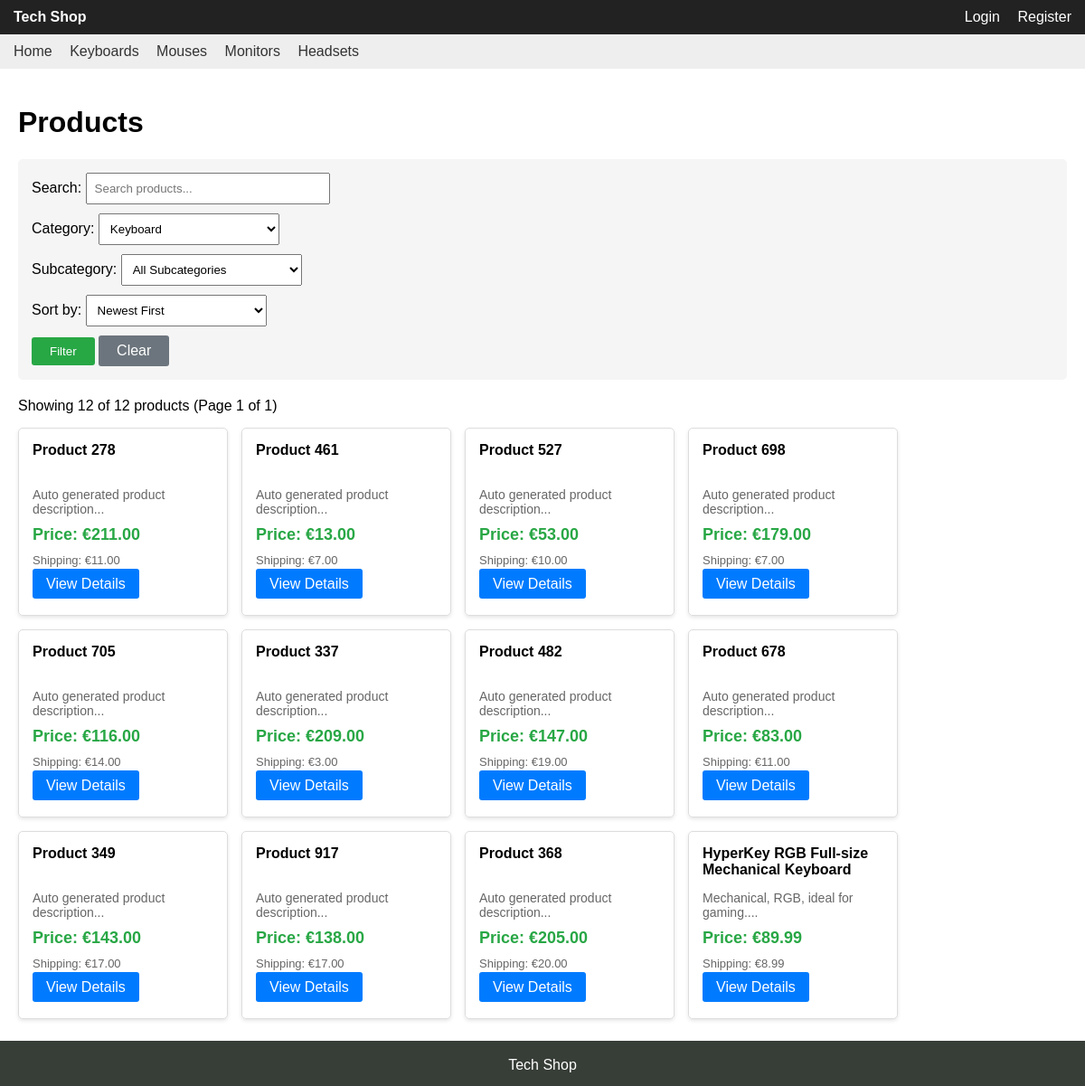
The page /?page=products&category=1 on the database its author committed.
### tables this page shows
CREATE TABLE `products` (
  `product_id` int(32) UNSIGNED NOT NULL,
  `name` varchar(128) NOT NULL,
  `category_id` int(32) UNSIGNED NOT NULL,
  `description` varchar(256) NOT NULL,
  `created_at` timestamp NOT NULL DEFAULT current_timestamp(),
  `price` decimal(10,2) NOT NULL,
  `shipping_price` decimal(10,2) NOT NULL,
  `available_stock` int(32) NOT NULL,
  `reserved_stock` int(32) NOT NULL
);

### src/products.php (the view, shortened to what this page needs)
<?php
$pdo = DB::get();
$result = $pdo->query("SELECT category_id, name FROM categories ORDER BY name");
$cats = [];
if ($result) {
    while ($row = $result->fetch_assoc()) {
        $cats[] = $row;
    }
}
$category = $_GET['category'] ?? null;
$q = trim($_GET['q'] ?? '');
$sort = $_GET['sort'] ?? 'newest';
$pageNum = max(1, (int)($_GET['p'] ?? 1));
$perPage = 12;
$offset = ($pageNum - 1) * $perPage;
$sql = "SELECT DISTINCT p.*
        FROM products p
        LEFT JOIN product_attributes pa ON pa.product_id = p.product_id
        WHERE 1=1";
$params = [];
if ($category) {
    $sql .= " AND p.category_id = ?";
    $params[] = (int)$category;
}
$countSql = "SELECT COUNT(DISTINCT p.product_id) as total
             FROM products p
             LEFT JOIN product_attributes pa ON pa.product_id = p.product_id
             WHERE 1=1";
$countParams = [];
if ($category) {
    $countSql .= " AND p.category_id = ?";
    $countParams[] = (int)$category;
}
$countStmt = $pdo->prepare($countSql);
$countStmt->execute($countParams);
$countResult = $countStmt->get_result();
$countRow = $countResult->fetch_assoc();
$totalProducts = (int)($countRow['total'] ?? 0);
$totalPages = ceil($totalProducts / $perPage);
switch ($sort) {
    case 'newest':
    default:
        $sql .= " ORDER BY p.created_at DESC";
        break;
}
$sql .= " LIMIT $perPage OFFSET $offset";
$stmt = $pdo->prepare($sql);
$stmt->execute($params);
$result = $stmt->get_result();
$products = [];
if ($result) {
    while ($row = $result->fetch_assoc()) {
        $products[] = $row;
    }
}
?>
<div style="padding: 20px;">
    <h1>Products</h1>
    <form method="get" style="margin-bottom: 20px; padding: 15px; background: #f5f5f5; border-radius: 5px;">
        <div style="margin-bottom: 10px;">
            <label for="q">Search:</label>
            <input id="q" name="q" placeholder="Search products..." value="<?= htmlspecialchars($q) ?>" style="padding: 8px; width: 250px;">
        </div>
        <div style="margin-bottom: 10px;">
            <label for="category">Category:</label>
            <select id="category" name="category" style="padding: 8px; width: 200px;">
                <?php foreach($cats as $c): ?>
                    <option value="<?= $c['category_id'] ?>" <?= $category == $c['category_id'] ? 'selected' : '' ?>>
                        <?= htmlspecialchars($c['name']) ?>
                    </option>
                <?php endforeach; ?>
            </select>
        </div>
        <div style="margin-bottom: 10px;">
            <label for="subcategory">Subcategory:</label>
            <select id="subcategory" name="subcategory" style="padding: 8px; width: 200px;">
                <option value="">All Subcategories</option>
            </select>
        </div>
        <div style="margin-bottom: 10px;">
            <label for="sort">Sort by:</label>
            <select id="sort" name="sort" style="padding: 8px; width: 200px;">
                <option value="newest" <?= $sort === 'newest' ? 'selected' : '' ?>>Newest First</option>
            </select>
        </div>
        <button type="submit" style="padding: 8px 20px; background: #28a745; color: white; border: none; border-radius: 3px; cursor: pointer;">Filter</button>
        <a href="?page=products" style="padding: 8px 20px; background: #6c757d; color: white; border: none; border-radius: 3px; cursor: pointer; text-decoration: none; display: inline-block;">Clear</a>
    </form>
    <?php if($totalProducts === 0): ?>
        <p style="font-size: 16px; color: #666;">No products found.</p>
    <?php else: ?>
        <p style="margin-bottom: 15px;">Showing <?= count($products) ?> of <?= $totalProducts ?> products (Page <?= $pageNum ?> of <?= $totalPages ?>)</p>
        <div style="display: flex; flex-wrap: wrap; gap: 15px;">
            <?php foreach($products as $p): ?>
                <div style="border: 1px solid #ddd; padding: 15px; width: 200px; border-radius: 5px; box-shadow: 0 2px 4px rgba(0,0,0,0.1);">
                    <h4 style="margin: 0 0 10px 0; min-height: 40px;"><?= htmlspecialchars($p['name'] ?? 'Unnamed') ?></h4>
                    <p style="color: #666; font-size: 14px; margin: 8px 0;"><?= htmlspecialchars(substr($p['description'] ?? '', 0, 50)) ?>...</p>
                    <p style="font-size: 18px; font-weight: bold; color: #28a745; margin: 10px 0;">Price: €<?= number_format($p['price'] ?? 0, 2) ?></p>
                    <p style="font-size:13px;color:#666;margin:4px 0;"> Shipping: €<?= number_format($p['shipping_price'], 2) ?></p>
                    <p style="margin: 10px 0;">
                        <a href="?page=product&id=<?= $p['product_id'] ?>" style="padding: 8px 15px; background: #007bff; color: white; text-decoration: none; border-radius: 3px; cursor: pointer;">View Details</a>
                    </p>
                </div>
            <?php endforeach; ?>
        </div>
    <?php endif; ?>
</div>

### WebVisuals/header.php (shortened to what this page needs)
<!DOCTYPE html>
<html>
<head>
</head>
<body>
<div class="topbar">
    <div>
        <strong>Tech Shop</strong>
    </div>
    <div>
        <?php if (!empty($_SESSION['user'])): ?>
            <?php $user = $_SESSION['user']; ?>
            Welcome, <strong><?= htmlspecialchars($user['name']); if (!empty($user['is_admin'])): ?> (admin) <?php endif; ?></strong>
            |
            <?php
            $cartCount = 0;
            try {
                $db = DB::get();
                $cstmt = $db->prepare("SELECT SUM(quantity) as cnt FROM cart_items WHERE user_id = ?");
                if ($cstmt) {
                    $cstmt->bind_param('i', $user['id']);
                    $cstmt->execute();
                    $cres = $cstmt->get_result();
                    if ($cres) {
                        $crow = $cres->fetch_assoc();
                        $cartCount = (int)($crow['cnt'] ?? 0);
                    }
                    $cstmt->close();
                }
            } catch (Throwable $e) {
                $cartCount = 0;
            }
            ?>
            <?php if (!empty($user['is_admin'])): ?>
                <a href="?page=admin">Admin</a>
            <?php else: ?>
                <a href="?page=cart">Cart<?php if ($cartCount > 0) echo ' (' . $cartCount . ')'; ?></a>
            <?php endif; ?>
            | <a href="?page=logout">Logout</a>
        <?php else: ?>
            <a href="?page=login">Login</a>
            <a href="?page=register">Register</a>
        <?php endif; ?>
    </div>
</div>
<div class="menu">
    <?php if (!empty($user['is_admin'])): ?>
        <a href="?page=admin">Home</a>
        <a href="?page=admin_products">Manage Products</a>
        <a href="?page=admin_orders">Manage Orders</a>
        <a href="?page=admin_users">Manage Users</a>
    <?php else: ?>
        <a href="?page=home">Home</a>
        <a href="?page=products&category=1">Keyboards</a>
        <a href="?page=products&category=2">Mouses</a>
        <a href="?page=products&category=3">Monitors</a>
        <a href="?page=products&category=4">Headsets</a>
    <?php endif; ?>
</div>

### index.php (shortened to what this page needs)
<?php
require_once __DIR__ . '/WebVisuals/header.php';
$page = $_GET['page'] ?? 'home';
function view($path){
    $file = __DIR__ . "/src/{$path}.php";
    if (file_exists($file)) require $file;
    else { http_response_code(404); echo "<p>View not found: {$path}</p>"; }
}
switch ($page) {
    case 'products':
        view('products');
        break;
}
require_once __DIR__ . '/WebVisuals/footer.php';
?>

### WebVisuals/footer.php (shortened to what this page needs)
<br><br><br>
<div id="footer"><br>Tech Shop</div>

### WebVisuals/header.php (style rules this page uses)
body { font-family: Arial; margin: 0; padding: 0; }
.topbar { background: #222; color: #fff; padding: 10px 15px; display: flex; justify-content: space-between; align-items: center; }
.topbar a { color: #fff; margin-left: 15px; text-decoration: none; }
.menu { background: #eee; padding: 10px 15px; }
.menu a { margin-right: 15px; text-decoration: none; color: #333; }

### WebVisuals/footer.php (style rules this page uses)
#footer { position: fixed; bottom: 0; width: 100%; height: 50px; background: #373d37; color: white; text-align: center; }

### rows shown on the page
products: name "Product 278", description "Auto generated product description", price "211.00", shipping_price "11.00"
products: name "Product 461", description "Auto generated product description", price "13.00", shipping_price "7.00"
products: name "Product 527", description "Auto generated product description", price "53.00", shipping_price "10.00"
products: name "Product 698", description "Auto generated product description", price "179.00", shipping_price "7.00"
products: name "Product 705", description "Auto generated product description", price "116.00", shipping_price "14.00"
products: name "Product 337", description "Auto generated product description", price "209.00", shipping_price "3.00"
products: name "Product 482", description "Auto generated product description", price "147.00", shipping_price "19.00"
products: name "Product 678", description "Auto generated product description", price "83.00", shipping_price "11.00"
products: name "Product 349", description "Auto generated product description", price "143.00", shipping_price "17.00"
products: name "Product 917", description "Auto generated product description", price "138.00", shipping_price "17.00"
products: name "Product 368", description "Auto generated product description", price "205.00", shipping_price "20.00"
products: name "HyperKey RGB Full-size Mechanical Keyboard", description "Mechanical, RGB, ideal for gaming.", price "89.99", shipping_price "8.99"

### other values the page prints
count($products) "12"
$totalProducts "12"
$pageNum "1"
$totalPages "1"
form field category "Keyboard"
